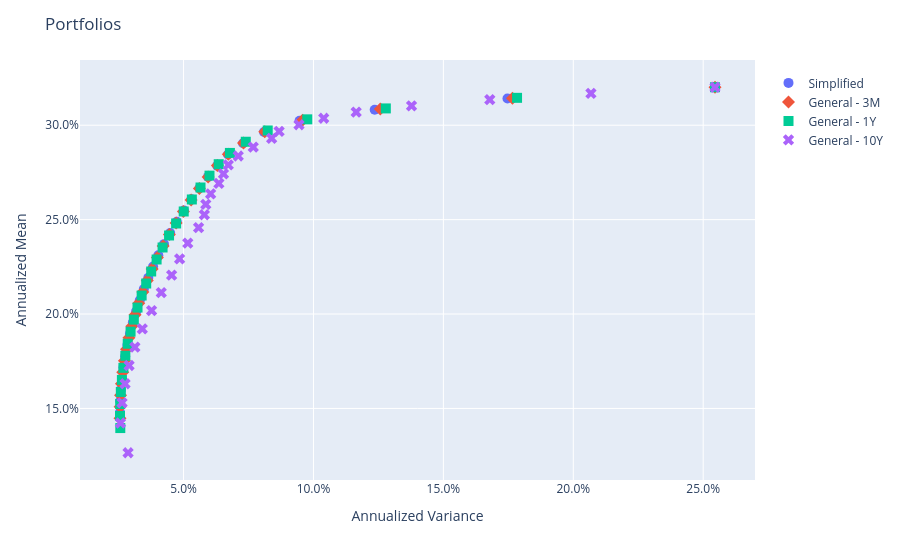

The code cell stored with this chart in its notebook:
### Code cell
fig = population.plot_measures(
    x=RiskMeasure.ANNUALIZED_VARIANCE,
    y=PerfMeasure.ANNUALIZED_MEAN,
)
show(fig)

### Figure 1 — Plotly figure (JSON) as saved in the notebook; plotly's stock layout.template omitted (floating-point values rounded to 4 significant figures)
{"data": [{"customdata": [["Simplified"], ["Simplified"], ["Simplified"], ["Simplified"], ["Simplified"], ["Simplified"], ["Simplified"], ["Simplified"], ["Simplified"], ["Simplified"], ["Simplified"], ["Simplified"], ["Simplified"], ["Simplified"], ["Simplified"], ["Simplified"], ["Simplified"], ["Simplified"], ["Simplified"], ["Simplified"], ["Simplified"], ["Simplified"], ["Simplified"], ["Simplified"], ["Simplified"], ["Simplified"], ["Simplified"], ["Simplified"], ["Simplified"], ["Simplified"]], "hovertemplate": "<b>%{hovertext}</b><br><br>tag=%{customdata[0]}<br>Annualized Variance=%{x:.3f}<br>Annualized Mean=%{y:.3f}<extra></extra>", "hovertext": ["ptf0 - Simplified", "ptf1 - Simplified", "ptf2 - Simplified", "ptf3 - Simplified", "ptf4 - Simplified", "ptf5 - Simplified", "ptf6 - Simplified", "ptf7 - Simplified", "ptf8 - Simplified", "ptf9 - Simplified", "ptf10 - Simplified", "ptf11 - Simplified", "ptf12 - Simplified", "ptf13 - Simplified", "ptf14 - Simplified", "ptf15 - Simplified", "ptf16 - Simplified", "ptf17 - Simplified", "ptf18 - Simplified", "ptf19 - Simplified", "ptf20 - Simplified", "ptf21 - Simplified", "ptf22 - Simplified", "ptf23 - Simplified", "ptf24 - Simplified", "ptf25 - Simplified", "ptf26 - Simplified", "ptf27 - Simplified", "ptf28 - Simplified", "ptf29 - Simplified"], "legendgroup": "Simplified", "marker": {"color": "#636efa", "size": 10, "symbol": "circle"}, "mode": "markers", "name": "Simplified", "orientation": "v", "showlegend": true, "type": "scatter", "x": [0.02554, 0.02565, 0.0259, 0.0263, 0.02685, 0.02754, 0.02838, 0.02936, 0.03048, 0.03175, 0.03316, 0.03472, 0.03643, 0.03828, 0.04029, 0.04248, 0.04485, 0.0474, 0.05013, 0.05305, 0.05615, 0.05945, 0.06297, 0.06712, 0.07291, 0.08096, 0.09464, 0.1236, 0.1747, 0.2545], "xaxis": "x", "y": [0.148, 0.1539, 0.1598, 0.1658, 0.1717, 0.1777, 0.1836, 0.1895, 0.1955, 0.2014, 0.2073, 0.2133, 0.2192, 0.2251, 0.2311, 0.237, 0.2429, 0.2489, 0.2548, 0.2608, 0.2667, 0.2726, 0.2786, 0.2845, 0.2904, 0.2964, 0.3023, 0.3082, 0.3142, 0.3201], "yaxis": "y"}, {"customdata": [["General - 3M"], ["General - 3M"], ["General - 3M"], ["General - 3M"], ["General - 3M"], ["General - 3M"], ["General - 3M"], ["General - 3M"], ["General - 3M"], ["General - 3M"], ["General - 3M"], ["General - 3M"], ["General - 3M"], ["General - 3M"], ["General - 3M"], ["General - 3M"], ["General - 3M"], ["General - 3M"], ["General - 3M"], ["General - 3M"], ["General - 3M"], ["General - 3M"], ["General - 3M"], ["General - 3M"], ["General - 3M"], ["General - 3M"], ["General - 3M"], ["General - 3M"], ["General - 3M"], ["General - 3M"]], "hovertemplate": "<b>%{hovertext}</b><br><br>tag=%{customdata[0]}<br>Annualized Variance=%{x:.3f}<br>Annualized Mean=%{y:.3f}<extra></extra>", "hovertext": ["ptf0 - General - 3M", "ptf1 - General - 3M", "ptf2 - General - 3M", "ptf3 - General - 3M", "ptf4 - General - 3M", "ptf5 - General - 3M", "ptf6 - General - 3M", "ptf7 - General - 3M", "ptf8 - General - 3M", "ptf9 - General - 3M", "ptf10 - General - 3M", "ptf11 - General - 3M", "ptf12 - General - 3M", "ptf13 - General - 3M", "ptf14 - General - 3M", "ptf15 - General - 3M", "ptf16 - General - 3M", "ptf17 - General - 3M", "ptf18 - General - 3M", "ptf19 - General - 3M", "ptf20 - General - 3M", "ptf21 - General - 3M", "ptf22 - General - 3M", "ptf23 - General - 3M", "ptf24 - General - 3M", "ptf25 - General - 3M", "ptf26 - General - 3M", "ptf27 - General - 3M", "ptf28 - General - 3M", "ptf29 - General - 3M"], "legendgroup": "General - 3M", "marker": {"color": "#EF553B", "size": 10, "symbol": "diamond"}, "mode": "markers", "name": "General - 3M", "orientation": "v", "showlegend": true, "type": "scatter", "x": [0.02555, 0.02558, 0.02576, 0.0261, 0.02659, 0.02724, 0.02804, 0.02899, 0.03009, 0.03135, 0.03276, 0.03432, 0.03603, 0.0379, 0.03993, 0.04214, 0.04454, 0.04714, 0.04993, 0.05291, 0.05608, 0.05945, 0.06302, 0.06722, 0.07309, 0.08126, 0.09579, 0.1257, 0.1766, 0.2545], "xaxis": "x", "y": [0.1448, 0.1508, 0.1569, 0.163, 0.1691, 0.1752, 0.1813, 0.1874, 0.1935, 0.1996, 0.2056, 0.2117, 0.2178, 0.2239, 0.23, 0.2361, 0.2422, 0.2483, 0.2543, 0.2604, 0.2665, 0.2726, 0.2786, 0.2846, 0.2906, 0.2966, 0.3026, 0.3086, 0.3144, 0.3201], "yaxis": "y"}, {"customdata": [["General - 1Y"], ["General - 1Y"], ["General - 1Y"], ["General - 1Y"], ["General - 1Y"], ["General - 1Y"], ["General - 1Y"], ["General - 1Y"], ["General - 1Y"], ["General - 1Y"], ["General - 1Y"], ["General - 1Y"], ["General - 1Y"], ["General - 1Y"], ["General - 1Y"], ["General - 1Y"], ["General - 1Y"], ["General - 1Y"], ["General - 1Y"], ["General - 1Y"], ["General - 1Y"], ["General - 1Y"], ["General - 1Y"], ["General - 1Y"], ["General - 1Y"], ["General - 1Y"], ["General - 1Y"], ["General - 1Y"], ["General - 1Y"], ["General - 1Y"]], "hovertemplate": "<b>%{hovertext}</b><br><br>tag=%{customdata[0]}<br>Annualized Variance=%{x:.3f}<br>Annualized Mean=%{y:.3f}<extra></extra>", "hovertext": ["ptf0 - General - 1Y", "ptf1 - General - 1Y", "ptf2 - General - 1Y", "ptf3 - General - 1Y", "ptf4 - General - 1Y", "ptf5 - General - 1Y", "ptf6 - General - 1Y", "ptf7 - General - 1Y", "ptf8 - General - 1Y", "ptf9 - General - 1Y", "ptf10 - General - 1Y", "ptf11 - General - 1Y", "ptf12 - General - 1Y", "ptf13 - General - 1Y", "ptf14 - General - 1Y", "ptf15 - General - 1Y", "ptf16 - General - 1Y", "ptf17 - General - 1Y", "ptf18 - General - 1Y", "ptf19 - General - 1Y", "ptf20 - General - 1Y", "ptf21 - General - 1Y", "ptf22 - General - 1Y", "ptf23 - General - 1Y", "ptf24 - General - 1Y", "ptf25 - General - 1Y", "ptf26 - General - 1Y", "ptf27 - General - 1Y", "ptf28 - General - 1Y", "ptf29 - General - 1Y"], "legendgroup": "General - 1Y", "marker": {"color": "#00cc96", "size": 10, "symbol": "square"}, "mode": "markers", "name": "General - 1Y", "orientation": "v", "showlegend": true, "type": "scatter", "x": [0.02565, 0.02555, 0.02562, 0.02586, 0.02627, 0.02685, 0.0276, 0.02852, 0.02961, 0.03087, 0.03229, 0.03387, 0.03563, 0.03755, 0.03963, 0.04192, 0.04443, 0.04714, 0.05007, 0.05319, 0.05653, 0.05999, 0.06353, 0.06784, 0.07395, 0.08239, 0.09761, 0.1279, 0.1784, 0.2545], "xaxis": "x", "y": [0.1396, 0.146, 0.1524, 0.1587, 0.1651, 0.1715, 0.1779, 0.1843, 0.1907, 0.197, 0.2034, 0.2098, 0.2162, 0.2225, 0.2289, 0.2352, 0.2416, 0.248, 0.2543, 0.2607, 0.267, 0.2733, 0.2794, 0.2853, 0.2913, 0.2972, 0.3031, 0.3089, 0.3145, 0.3201], "yaxis": "y"}, {"customdata": [["General - 10Y"], ["General - 10Y"], ["General - 10Y"], ["General - 10Y"], ["General - 10Y"], ["General - 10Y"], ["General - 10Y"], ["General - 10Y"], ["General - 10Y"], ["General - 10Y"], ["General - 10Y"], ["General - 10Y"], ["General - 10Y"], ["General - 10Y"], ["General - 10Y"], ["General - 10Y"], ["General - 10Y"], ["General - 10Y"], ["General - 10Y"], ["General - 10Y"], ["General - 10Y"], ["General - 10Y"], ["General - 10Y"], ["General - 10Y"], ["General - 10Y"], ["General - 10Y"], ["General - 10Y"], ["General - 10Y"], ["General - 10Y"], ["General - 10Y"]], "hovertemplate": "<b>%{hovertext}</b><br><br>tag=%{customdata[0]}<br>Annualized Variance=%{x:.3f}<br>Annualized Mean=%{y:.3f}<extra></extra>", "hovertext": ["ptf0 - General - 10Y", "ptf1 - General - 10Y", "ptf2 - General - 10Y", "ptf3 - General - 10Y", "ptf4 - General - 10Y", "ptf5 - General - 10Y", "ptf6 - General - 10Y", "ptf7 - General - 10Y", "ptf8 - General - 10Y", "ptf9 - General - 10Y", "ptf10 - General - 10Y", "ptf11 - General - 10Y", "ptf12 - General - 10Y", "ptf13 - General - 10Y", "ptf14 - General - 10Y", "ptf15 - General - 10Y", "ptf16 - General - 10Y", "ptf17 - General - 10Y", "ptf18 - General - 10Y", "ptf19 - General - 10Y", "ptf20 - General - 10Y", "ptf21 - General - 10Y", "ptf22 - General - 10Y", "ptf23 - General - 10Y", "ptf24 - General - 10Y", "ptf25 - General - 10Y", "ptf26 - General - 10Y", "ptf27 - General - 10Y", "ptf28 - General - 10Y", "ptf29 - General - 10Y"], "legendgroup": "General - 10Y", "marker": {"color": "#ab63fa", "size": 10, "symbol": "x"}, "mode": "markers", "name": "General - 10Y", "orientation": "v", "showlegend": true, "type": "scatter", "x": [0.02865, 0.02572, 0.02634, 0.02749, 0.02903, 0.03128, 0.03413, 0.0377, 0.04142, 0.04541, 0.04848, 0.05163, 0.05579, 0.05801, 0.05856, 0.06043, 0.0636, 0.06537, 0.06723, 0.07105, 0.07684, 0.08391, 0.08678, 0.09444, 0.1039, 0.1164, 0.1377, 0.1679, 0.2068, 0.2545], "xaxis": "x", "y": [0.1265, 0.1423, 0.153, 0.1631, 0.1728, 0.1824, 0.1921, 0.2018, 0.2113, 0.2206, 0.2293, 0.2375, 0.2457, 0.2526, 0.2581, 0.2637, 0.2692, 0.2742, 0.279, 0.2837, 0.2884, 0.2931, 0.2967, 0.3003, 0.3037, 0.307, 0.3103, 0.3135, 0.3168, 0.3201], "yaxis": "y"}], "layout": {"legend": {"title": {}, "tracegroupgap": 0, "x": 1.02, "xanchor": "left", "y": 0.98, "yanchor": "top"}, "margin": {"t": 60}, "title": {"text": "Portfolios"}, "xaxis": {"anchor": "y", "domain": [0, 1], "tickformat": ",.1%", "title": {"text": "Annualized Variance"}}, "yaxis": {"anchor": "x", "domain": [0, 1], "tickformat": ",.1%", "title": {"text": "Annualized Mean"}}}}
